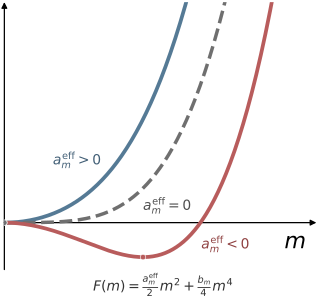

This chart was generated by the following Python code:
"""Fig. 1b schematic: Landau free-energy softening of structural order."""

from __future__ import annotations

import numpy as np
import matplotlib.pyplot as plt


# Landau parameters for a schematic free energy:
# F(m) = 1/2 a_eff m^2 + 1/4 b m^4, with b > 0.
B_QUARTIC = 1.0
A_EFF_VALUES = {
    r"$a_m^{\rm eff}>0$": 1.0,
    r"$a_m^{\rm eff}=0$": 0.0,
    r"$a_m^{\rm eff}<0$": -1.0,
}

M_RANGE = (0.0, 2.2)
NUM_POINTS = 1000

FIGSIZE = (3.2, 3.0)
PNG_DPI = 600


def landau_free_energy(m: np.ndarray | float, a_eff: float, b: float) -> np.ndarray | float:
    """Return the quartic Landau free energy for a structural order parameter."""
    return 0.5 * a_eff * m**2 + 0.25 * b * m**4


def minimum_positions(a_eff: float, b: float) -> list[float]:
    """Analytic minimum positions of the schematic Landau landscape."""
    if a_eff < 0.0:
        m0 = float(np.sqrt(-a_eff / b))
        return [m0]
    return [0.0]


def apply_manuscript_style() -> None:
    """Set a compact, clean style suitable for a manuscript panel."""
    plt.rcParams.update(
        {
            "font.family": "sans-serif",
            "font.sans-serif": ["Arial", "Helvetica", "DejaVu Sans"],
            "font.size": 8.5,
            "axes.labelsize": 9.5,
            "xtick.labelsize": 8,
            "ytick.labelsize": 8,
            "axes.linewidth": 0.8,
            "xtick.direction": "in",
            "ytick.direction": "in",
            "xtick.major.size": 3.0,
            "ytick.major.size": 3.0,
            "xtick.major.width": 0.8,
            "ytick.major.width": 0.8,
            "pdf.fonttype": 42,
            "ps.fonttype": 42,
            "savefig.bbox": "tight",
            "savefig.pad_inches": 0.02,
        }
    )


def main() -> None:
    apply_manuscript_style()

    m = np.linspace(*M_RANGE, NUM_POINTS)

    curve_styles = {
        1.0: {"color": "#557a95", "lw": 2.7, "ls": "-"},
        0.0: {"color": "#6f6f6f", "lw": 2.5, "ls": "--"},
        -1.0: {"color": "#b85c5c", "lw": 2.7, "ls": "-"},
    }

    fig, ax = plt.subplots(figsize=FIGSIZE)
    fig.patch.set_facecolor("white")
    ax.set_facecolor("white")

    for label, a_eff in A_EFF_VALUES.items():
        # No vertical shift is applied here: this is the standard Landau
        # schematic with F(0) = 0 for every value of a_m^eff.
        f_landau = landau_free_energy(m, a_eff, B_QUARTIC)
        ax.plot(m, f_landau, label=label, **curve_styles[a_eff])

        for m_min in minimum_positions(a_eff, B_QUARTIC):
            f_min = landau_free_energy(m_min, a_eff, B_QUARTIC)
            ax.plot(
                m_min,
                f_min,
                "o",
                ms=4.0,
                color=curve_styles[a_eff]["color"],
                markeredgecolor="white",
                markeredgewidth=0.45,
                zorder=5,
            )

    ax.text(
        0.35,
        0.45,
        r"$a_m^{\rm eff}>0$",
        color="#425f76",
        ha="left",
        va="center",
        fontsize=10,
    )
    ax.text(
        1.0,
        0.12,
        r"$a_m^{\rm eff}=0$",
        color="#4f4f4f",
        ha="left",
        va="center",
        fontsize=10,
    )
    ax.text(
        1.42,
        -0.16,
        r"$a_m^{\rm eff}<0$",
        color="#8f4141",
        ha="left",
        va="center",
        fontsize=10,
    )

    ax.text(
        0.64,
        -0.45,
        r"$F(m)=\frac{a_m^{\rm eff}}{2} m^2 + \frac{b_m}{4} m^4$",
        color="#333333",
        ha="left",
        va="center",
        fontsize=10,
    )

    # ax.annotate(
    #     r"increasing $\Omega$",
    #     xy=(2.02, 0.28),
    #     xytext=(0.82, 1.24),
    #     xycoords="data",
    #     textcoords="data",
    #     arrowprops={
    #         "arrowstyle": "->",
    #         "lw": 0.8,
    #         "color": "#333333",
    #         "shrinkA": 2,
    #         "shrinkB": 1,
    #     },
    #     color="#333333",
    #     ha="center",
    #     va="center",
    #     fontsize=7.1,
    # )

    ax.set_xlabel("")
    # ax.set_ylabel(r"$F(m)$", fontsize=16)
    ax.set_xlim(0.0, 2.25)
    ax.set_ylim(-0.34, 1.6)
    ax.set_xticks([])
    ax.set_yticks([])

    ax.spines["top"].set_visible(False)
    ax.spines["right"].set_visible(False)
    ax.spines["bottom"].set_visible(False)
    ax.spines["left"].set_visible(False)
    ax.tick_params(top=False, right=False)
    ax.grid(False)

    axis_arrow = {
        "arrowstyle": "-|>",
        "lw": 0.9,
        "color": "black",
        "mutation_scale": 8.5,
        "shrinkA": 0,
        "shrinkB": 0,
    }
    ax.annotate(
        "",
        xy=(2.25, 0.0),
        xytext=(0.0, 0.0),
        arrowprops=axis_arrow,
        clip_on=False,
        zorder=1,
    )
    ax.text(
        2.10,
        -0.07,
        r"$m$",
        color="black",
        ha="center",
        va="top",
        fontsize=16,
    )
    ax.annotate(
        "",
        xy=(0.0, 1.6),
        xytext=(0.0, -0.34),
        arrowprops=axis_arrow,
        clip_on=False,
        zorder=1,
    )

    fig.tight_layout(pad=0.25)
    fig.savefig("GL_free_energy.pdf")
    # fig.savefig("fig1b_GL_free_energy.png", dpi=PNG_DPI)
    plt.close(fig)


if __name__ == "__main__":
    main()
